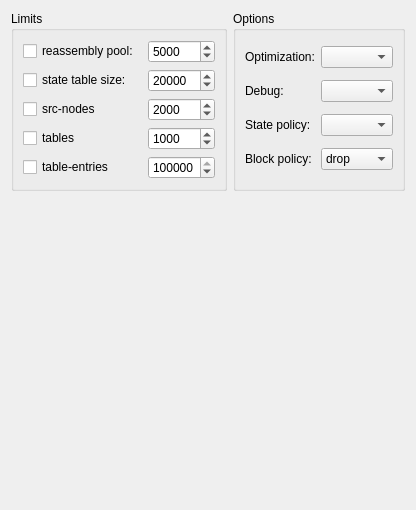
     <widget class="QWidget" name="tab3">
      <attribute name="title">
       <string>Options</string>
      </attribute>
      <layout class="QGridLayout" name="pfAdvanced_gridLayout_17">
       <item row="0" column="0">
        <widget class="QGroupBox" name="groupBox_6">
         <property name="title">
          <string>Limits</string>
         </property>
         <layout class="QGridLayout" name="pfAdvanced_gridLayout_15">
          <item row="0" column="0">
           <widget class="QCheckBox" name="pf_do_limit_frags">
            <property name="text">
             <string>reassembly pool: </string>
            </property>
           </widget>
          </item>
          <item row="0" column="1">
           <widget class="QSpinBox" name="pf_limit_frags">
            <property name="sizePolicy">
             <sizepolicy hsizetype="Fixed" vsizetype="Fixed">
              <horstretch>0</horstretch>
              <verstretch>0</verstretch>
             </sizepolicy>
            </property>
            <property name="toolTip">
             <string>maximum number of entries in the memory pool used for packet reassembly</string>
            </property>
            <property name="minimum">
             <number>0</number>
            </property>
            <property name="maximum">
             <number>100000000</number>
            </property>
            <property name="singleStep">
             <number>10</number>
            </property>
            <property name="value">
             <number>5000</number>
            </property>
           </widget>
          </item>
          <item row="1" column="0">
           <widget class="QCheckBox" name="pf_do_limit_states">
            <property name="text">
             <string>state table size: </string>
            </property>
           </widget>
          </item>
          <item row="1" column="1">
           <widget class="QSpinBox" name="pf_limit_states">
            <property name="sizePolicy">
             <sizepolicy hsizetype="Fixed" vsizetype="Fixed">
              <horstretch>0</horstretch>
              <verstretch>0</verstretch>
             </sizepolicy>
            </property>
            <property name="toolTip">
             <string>maximum number of entries in the memory pool used for state table entries</string>
            </property>
            <property name="minimum">
             <number>0</number>
            </property>
            <property name="maximum">
             <number>100000000</number>
            </property>
            <property name="singleStep">
             <number>10</number>
            </property>
            <property name="value">
             <number>20000</number>
            </property>
           </widget>
          </item>
          <item row="2" column="0">
           <widget class="QCheckBox" name="pf_do_limit_src_nodes">
            <property name="text">
             <string>src-nodes</string>
            </property>
           </widget>
          </item>
          <item row="2" column="1">
           <widget class="QSpinBox" name="pf_limit_src_nodes">
            <property name="sizePolicy">
             <sizepolicy hsizetype="Fixed" vsizetype="Fixed">
              <horstretch>0</horstretch>
              <verstretch>0</verstretch>
             </sizepolicy>
            </property>
            <property name="toolTip">
             <string>maximum number of entries in the memory pool used for tracking source IP addresses</string>
            </property>
            <property name="minimum">
             <number>0</number>
            </property>
            <property name="maximum">
             <number>100000000</number>
            </property>
            <property name="singleStep">
             <number>10</number>
            </property>
            <property name="value">
             <number>2000</number>
            </property>
           </widget>
          </item>
          <item row="3" column="0">
           <widget class="QCheckBox" name="pf_do_limit_tables">
            <property name="text">
             <string>tables</string>
            </property>
           </widget>
          </item>
          <item row="3" column="1">
           <widget class="QSpinBox" name="pf_limit_tables">
            <property name="sizePolicy">
             <sizepolicy hsizetype="Fixed" vsizetype="Fixed">
              <horstretch>0</horstretch>
              <verstretch>0</verstretch>
             </sizepolicy>
            </property>
            <property name="toolTip">
             <string>maximum number of tables that can exist in the memory simultaneously</string>
            </property>
            <property name="minimum">
             <number>0</number>
            </property>
            <property name="maximum">
             <number>100000000</number>
            </property>
            <property name="singleStep">
             <number>10</number>
            </property>
            <property name="value">
             <number>1000</number>
            </property>
           </widget>
          </item>
          <item row="4" column="0">
           <widget class="QCheckBox" name="pf_do_limit_table_entries">
            <property name="text">
             <string>table-entries</string>
            </property>
           </widget>
          </item>
          <item row="4" column="1">
           <widget class="QSpinBox" name="pf_limit_table_entries">
            <property name="sizePolicy">
             <sizepolicy hsizetype="Fixed" vsizetype="Fixed">
              <horstretch>0</horstretch>
              <verstretch>0</verstretch>
             </sizepolicy>
            </property>
            <property name="toolTip">
             <string>maximum number of addresses that canbe stored in tables</string>
            </property>
            <property name="minimum">
             <number>0</number>
            </property>
            <property name="maximum">
             <number>100000000</number>
            </property>
            <property name="singleStep">
             <number>10</number>
            </property>
            <property name="value">
             <number>100000</number>
            </property>
           </widget>
          </item>
         </layout>
        </widget>
       </item>
       <item row="0" column="1">
        <widget class="QGroupBox" name="groupBox_7">
         <property name="title">
          <string>Options</string>
         </property>
         <layout class="QGridLayout" name="pfAdvanced_gridLayout_16">
          <item row="0" column="0">
           <widget class="QLabel" name="textLabel3">
            <property name="text">
             <string>Optimization:</string>
            </property>
            <property name="alignment">
             <set>Qt::AlignmentFlag::AlignLeading|Qt::AlignmentFlag::AlignLeft|Qt::AlignmentFlag::AlignVCenter</set>
            </property>
            <property name="wordWrap">
             <bool>false</bool>
            </property>
           </widget>
          </item>
          <item row="0" column="1">
           <widget class="QComboBox" name="pf_optimization">
            <property name="toolTip">
             <string>Optimize state timeouts. See man pf.conf for more details.</string>
            </property>
           </widget>
          </item>
          <item row="1" column="0">
           <widget class="QLabel" name="label_10">
            <property name="text">
             <string>Debug:</string>
            </property>
           </widget>
          </item>
          <item row="1" column="1">
           <widget class="QComboBox" name="pf_set_debug">
            <property name="toolTip">
             <string>Set the debug level, which limits the severity of log messages
printed by pf(4).  This should be a keyword from the following
ordered list (highest to lowest): emerg, alert, crit, err,
warning, notice, info, and debug.  The last keyword, debug, must
be quoted.  These keywords correspond to the similar (LOG_)
values specified to the syslog(3) library routine.
</string>
            </property>
           </widget>
          </item>
          <item row="2" column="0">
           <widget class="QLabel" name="label_5">
            <property name="text">
             <string>State policy:</string>
            </property>
           </widget>
          </item>
          <item row="2" column="1">
           <widget class="QComboBox" name="pf_state_policy">
            <property name="toolTip">
             <string>States can be bound to interfaces or match packets
on any interface. The latter can be useful in case of
an assymmetric routing.</string>
            </property>
           </widget>
          </item>
          <item row="3" column="0">
           <widget class="QLabel" name="label_9">
            <property name="text">
             <string>Block policy:</string>
            </property>
           </widget>
          </item>
          <item row="3" column="1">
           <widget class="QComboBox" name="pf_block_policy">
            <property name="toolTip">
             <string>The block-policy option sets the default behaviour for the packet block action:

drop      Packet is silently dropped.
return    A TCP RST is returned for blocked TCP packets, an ICMP
             UNREACHABLE is returned for blocked UDP packets, and
             all other packets are silently dropped.</string>
            </property>
            <item>
             <property name="text">
              <string>drop</string>
             </property>
            </item>
            <item>
             <property name="text">
              <string>return</string>
             </property>
            </item>
           </widget>
          </item>
         </layout>
        </widget>
       </item>
       <item row="1" column="1">
        <spacer name="verticalSpacer_2">
         <property name="orientation">
          <enum>Qt::Orientation::Vertical</enum>
         </property>
         <property name="sizeHint" stdset="0">
          <size>
           <width>20</width>
           <height>308</height>
          </size>
         </property>
        </spacer>
       </item>
      </layout>
     </widget>
